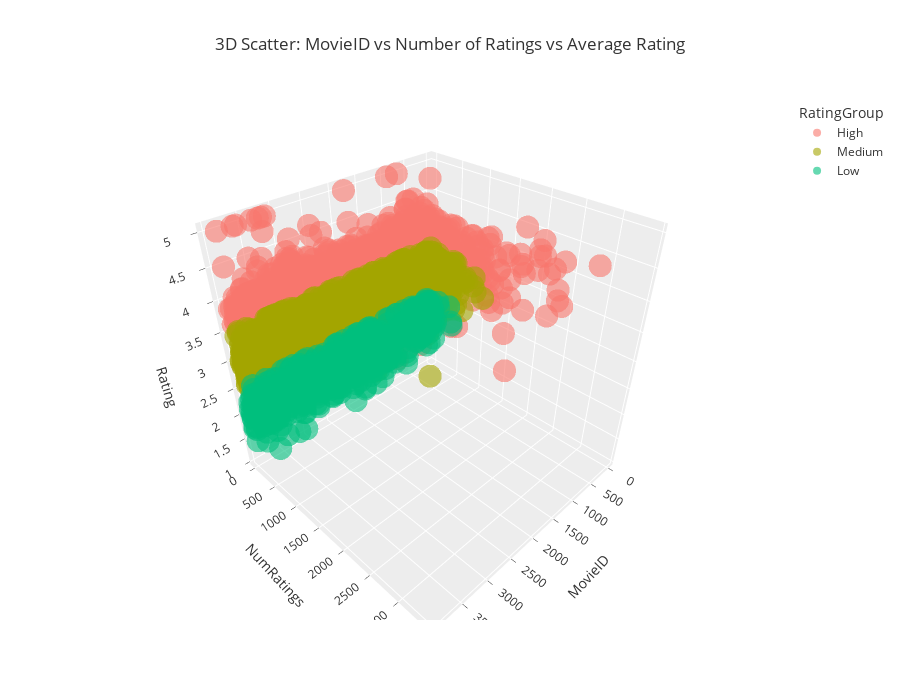

Write notebook code for a chart like this one.
### Code cell
fig = px.scatter_3d(
    data_frame=movie_avg,
    x='MovieID',
    y='NumRatings',       
    z='Rating',
    color='RatingGroup',
    template='ggplot2',
    opacity=0.6,
    height=700,
    title='3D Scatter: MovieID vs Number of Ratings vs Average Rating'
)
pio.show(fig)

### Figure 1 — Plotly figure (JSON) as saved in the notebook; plotly's stock layout.template omitted (floating-point values rounded to 4 significant figures; data arrays with more than 128 entries replaced by an {"elided": "..."} marker saying what was removed)
{"data": [{"hovertemplate": "RatingGroup=High<br>MovieID=%{x}<br>NumRatings=%{y}<br>Rating=%{z}<extra></extra>", "legendgroup": "High", "marker": {"color": "#F8766D", "opacity": 0.6, "symbol": "circle"}, "mode": "markers", "name": "High", "scene": "scene", "showlegend": true, "type": "scatter3d", "x": {"elided": "1434 int values"}, "y": {"elided": "1434 int values"}, "z": {"elided": "1434 float values"}}, {"hovertemplate": "RatingGroup=Medium<br>MovieID=%{x}<br>NumRatings=%{y}<br>Rating=%{z}<extra></extra>", "legendgroup": "Medium", "marker": {"color": "#A3A500", "opacity": 0.6, "symbol": "circle"}, "mode": "markers", "name": "Medium", "scene": "scene", "showlegend": true, "type": "scatter3d", "x": {"elided": "1744 int values"}, "y": {"elided": "1744 int values"}, "z": {"elided": "1744 float values"}}, {"hovertemplate": "RatingGroup=Low<br>MovieID=%{x}<br>NumRatings=%{y}<br>Rating=%{z}<extra></extra>", "legendgroup": "Low", "marker": {"color": "#00BF7D", "opacity": 0.6, "symbol": "circle"}, "mode": "markers", "name": "Low", "scene": "scene", "showlegend": true, "type": "scatter3d", "x": {"elided": "497 int values"}, "y": {"elided": "497 int values"}, "z": {"elided": "497 float values"}}], "layout": {"height": 700, "legend": {"title": {"text": "RatingGroup"}, "tracegroupgap": 0}, "scene": {"domain": {"x": [0, 1], "y": [0, 1]}, "xaxis": {"title": {"text": "MovieID"}}, "yaxis": {"title": {"text": "NumRatings"}}, "zaxis": {"title": {"text": "Rating"}}}, "title": {"text": "3D Scatter: MovieID vs Number of Ratings vs Average Rating"}}}
